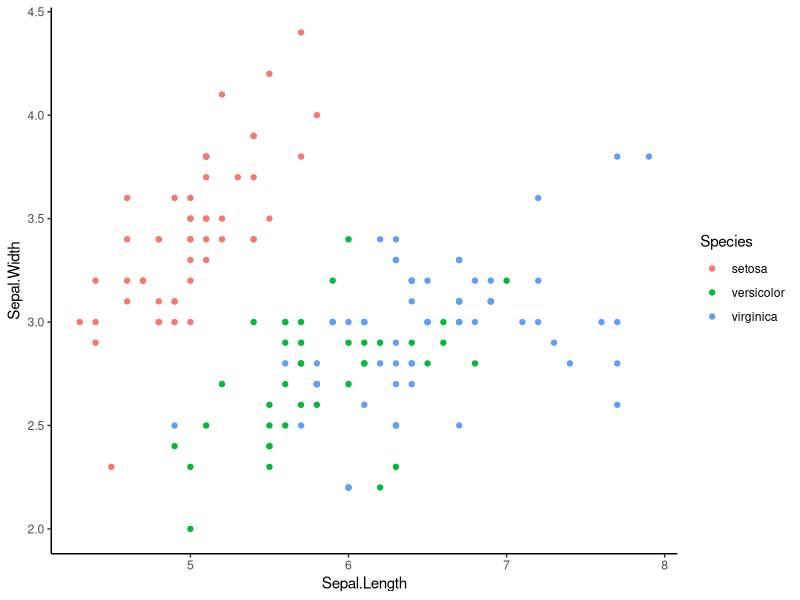
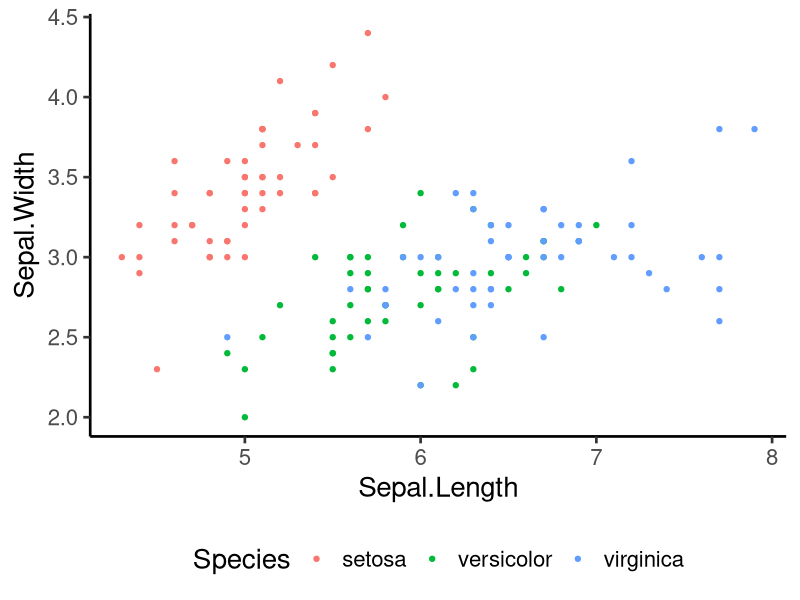

Reproduce these figures in R, in order.
## ---- chunk 1
#| code-fold: true
# fit a linear regression model
model <- lm(mpg ~ wt, data = mtcars)
# print the model summary
summary(model)
## ---- chunk 2
library(ggplot2)
# plot a very nice plot based on iris dataset
ggplot(iris, aes(x = Sepal.Length, y = Sepal.Width, color = Species)) +
    geom_point() +
    theme_classic()
## ---- chunk 3
#| output-location: column
ggplot(iris, aes(x = Sepal.Length,
       y = Sepal.Width, color = Species)) +
    geom_point() +
    theme_classic(base_size = 20) +
    theme(legend.position = "bottom") 
